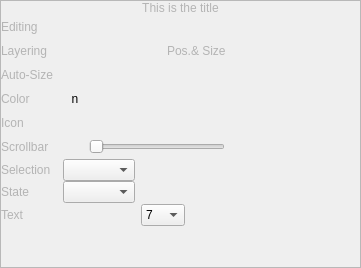
<?xml version="1.0" encoding="UTF-8"?>
<ui version="4.0">
 <class>Palette</class>
 <widget class="QWidget" name="Palette">
  <property name="enabled">
   <bool>true</bool>
  </property>
  <property name="geometry">
   <rect>
    <x>0</x>
    <y>0</y>
    <width>361</width>
    <height>268</height>
   </rect>
  </property>
  <property name="windowTitle">
   <string>Form</string>
  </property>
  <property name="styleSheet">
   <string notr="true"/>
  </property>
  <layout class="QHBoxLayout" name="horizontalLayout">
   <property name="spacing">
    <number>0</number>
   </property>
   <property name="margin">
    <number>0</number>
   </property>
   <item>
    <widget class="QFrame" name="frame">
     <property name="styleSheet">
      <string notr="true">.QFrame {
border-width:15px 18px 8px 15px;
border-image:url(:/icons/palettebg.png) 15 18 8 15 repeat stretch; 
}
QPushButton {
border: none;
padding: 3px 5px 3px 5px;
}
QPushButton:pressed {
padding: 4px 4px 2px 6px;
}
QPushButton:hover {
border: 1px solid #FF0;
}
QPushButton:checked {
border: 1px solid #FF0;
padding: 4px 4px 2px 6px;
}
QLabel
{
color: rgb(180, 180, 180);
font: 12pt &quot;Cambria&quot;;
}
QLabel#labelPosSize
{
color: rgb(180, 180, 180);
font: 9pt &quot;Cambria&quot;;
}
QPushButton#btnColor
{
	font: 16pt &quot;Wingdings&quot;;
}</string>
     </property>
     <property name="frameShape">
      <enum>QFrame::StyledPanel</enum>
     </property>
     <property name="frameShadow">
      <enum>QFrame::Raised</enum>
     </property>
     <layout class="QFormLayout" name="formLayout">
      <property name="fieldGrowthPolicy">
       <enum>QFormLayout::AllNonFixedFieldsGrow</enum>
      </property>
      <property name="horizontalSpacing">
       <number>2</number>
      </property>
      <property name="verticalSpacing">
       <number>0</number>
      </property>
      <property name="margin">
       <number>0</number>
      </property>
      <item row="0" column="0" colspan="2">
       <widget class="QLabel" name="labelTitle">
        <property name="text">
         <string>This is the title</string>
        </property>
        <property name="alignment">
         <set>Qt::AlignCenter</set>
        </property>
       </widget>
      </item>
      <item row="1" column="0">
       <widget class="QLabel" name="labelEditing">
        <property name="text">
         <string>Editing</string>
        </property>
       </widget>
      </item>
      <item row="1" column="1">
       <layout class="QHBoxLayout" name="hLayoutEditing">
        <property name="spacing">
         <number>2</number>
        </property>
        <property name="topMargin">
         <number>0</number>
        </property>
        <property name="bottomMargin">
         <number>0</number>
        </property>
        <item>
         <widget class="QPushButton" name="btnUndo">
          <property name="minimumSize">
           <size>
            <width>24</width>
            <height>24</height>
           </size>
          </property>
          <property name="maximumSize">
           <size>
            <width>24</width>
            <height>24</height>
           </size>
          </property>
          <property name="cursor">
           <cursorShape>PointingHandCursor</cursorShape>
          </property>
          <property name="mouseTracking">
           <bool>false</bool>
          </property>
          <property name="toolTip">
           <string>Undo</string>
          </property>
          <property name="icon">
           <iconset resource="qmockups.qrc">
            <normaloff>:/icons/cc_undo.jpg</normaloff>:/icons/cc_undo.jpg</iconset>
          </property>
          <property name="iconSize">
           <size>
            <width>18</width>
            <height>18</height>
           </size>
          </property>
         </widget>
        </item>
        <item>
         <widget class="QPushButton" name="btnRedo">
          <property name="minimumSize">
           <size>
            <width>24</width>
            <height>24</height>
           </size>
          </property>
          <property name="maximumSize">
           <size>
            <width>24</width>
            <height>24</height>
           </size>
          </property>
          <property name="cursor">
           <cursorShape>PointingHandCursor</cursorShape>
          </property>
          <property name="mouseTracking">
           <bool>false</bool>
          </property>
          <property name="toolTip">
           <string>Redo</string>
          </property>
          <property name="icon">
           <iconset resource="qmockups.qrc">
            <normaloff>:/icons/cc_redo.jpg</normaloff>:/icons/cc_redo.jpg</iconset>
          </property>
          <property name="iconSize">
           <size>
            <width>18</width>
            <height>18</height>
           </size>
          </property>
         </widget>
        </item>
        <item>
         <widget class="QPushButton" name="btnCut">
          <property name="minimumSize">
           <size>
            <width>24</width>
            <height>24</height>
           </size>
          </property>
          <property name="maximumSize">
           <size>
            <width>24</width>
            <height>24</height>
           </size>
          </property>
          <property name="cursor">
           <cursorShape>PointingHandCursor</cursorShape>
          </property>
          <property name="mouseTracking">
           <bool>false</bool>
          </property>
          <property name="toolTip">
           <string>Cut</string>
          </property>
          <property name="icon">
           <iconset resource="qmockups.qrc">
            <normaloff>:/icons/cc_cut.jpg</normaloff>:/icons/cc_cut.jpg</iconset>
          </property>
          <property name="iconSize">
           <size>
            <width>18</width>
            <height>18</height>
           </size>
          </property>
         </widget>
        </item>
        <item>
         <widget class="QPushButton" name="btnCopy">
          <property name="minimumSize">
           <size>
            <width>24</width>
            <height>24</height>
           </size>
          </property>
          <property name="maximumSize">
           <size>
            <width>24</width>
            <height>24</height>
           </size>
          </property>
          <property name="cursor">
           <cursorShape>PointingHandCursor</cursorShape>
          </property>
          <property name="mouseTracking">
           <bool>false</bool>
          </property>
          <property name="toolTip">
           <string>Copy</string>
          </property>
          <property name="icon">
           <iconset resource="qmockups.qrc">
            <normaloff>:/icons/cc_copy.jpg</normaloff>:/icons/cc_copy.jpg</iconset>
          </property>
          <property name="iconSize">
           <size>
            <width>18</width>
            <height>18</height>
           </size>
          </property>
         </widget>
        </item>
        <item>
         <widget class="QPushButton" name="btnPaste">
          <property name="minimumSize">
           <size>
            <width>24</width>
            <height>24</height>
           </size>
          </property>
          <property name="maximumSize">
           <size>
            <width>24</width>
            <height>24</height>
           </size>
          </property>
          <property name="cursor">
           <cursorShape>PointingHandCursor</cursorShape>
          </property>
          <property name="mouseTracking">
           <bool>false</bool>
          </property>
          <property name="toolTip">
           <string>Paste</string>
          </property>
          <property name="icon">
           <iconset resource="qmockups.qrc">
            <normaloff>:/icons/cc_paste.jpg</normaloff>:/icons/cc_paste.jpg</iconset>
          </property>
          <property name="iconSize">
           <size>
            <width>18</width>
            <height>18</height>
           </size>
          </property>
         </widget>
        </item>
        <item>
         <widget class="QPushButton" name="btnDelete">
          <property name="minimumSize">
           <size>
            <width>24</width>
            <height>24</height>
           </size>
          </property>
          <property name="maximumSize">
           <size>
            <width>24</width>
            <height>24</height>
           </size>
          </property>
          <property name="cursor">
           <cursorShape>PointingHandCursor</cursorShape>
          </property>
          <property name="mouseTracking">
           <bool>false</bool>
          </property>
          <property name="toolTip">
           <string>Delete</string>
          </property>
          <property name="icon">
           <iconset resource="qmockups.qrc">
            <normaloff>:/icons/cc_delete.jpg</normaloff>:/icons/cc_delete.jpg</iconset>
          </property>
          <property name="iconSize">
           <size>
            <width>18</width>
            <height>18</height>
           </size>
          </property>
         </widget>
        </item>
        <item>
         <widget class="QPushButton" name="btnGroup">
          <property name="minimumSize">
           <size>
            <width>24</width>
            <height>24</height>
           </size>
          </property>
          <property name="maximumSize">
           <size>
            <width>24</width>
            <height>24</height>
           </size>
          </property>
          <property name="cursor">
           <cursorShape>PointingHandCursor</cursorShape>
          </property>
          <property name="mouseTracking">
           <bool>false</bool>
          </property>
          <property name="toolTip">
           <string>Group</string>
          </property>
          <property name="icon">
           <iconset resource="qmockups.qrc">
            <normaloff>:/icons/cc_combine.jpg</normaloff>:/icons/cc_combine.jpg</iconset>
          </property>
          <property name="iconSize">
           <size>
            <width>18</width>
            <height>18</height>
           </size>
          </property>
         </widget>
        </item>
        <item>
         <widget class="QPushButton" name="btnUngroup">
          <property name="minimumSize">
           <size>
            <width>24</width>
            <height>24</height>
           </size>
          </property>
          <property name="maximumSize">
           <size>
            <width>24</width>
            <height>24</height>
           </size>
          </property>
          <property name="cursor">
           <cursorShape>PointingHandCursor</cursorShape>
          </property>
          <property name="mouseTracking">
           <bool>false</bool>
          </property>
          <property name="toolTip">
           <string>Ungroup</string>
          </property>
          <property name="icon">
           <iconset resource="qmockups.qrc">
            <normaloff>:/icons/cc_devide.jpg</normaloff>:/icons/cc_devide.jpg</iconset>
          </property>
          <property name="iconSize">
           <size>
            <width>18</width>
            <height>18</height>
           </size>
          </property>
         </widget>
        </item>
        <item>
         <widget class="QPushButton" name="btnLock">
          <property name="minimumSize">
           <size>
            <width>24</width>
            <height>24</height>
           </size>
          </property>
          <property name="maximumSize">
           <size>
            <width>24</width>
            <height>24</height>
           </size>
          </property>
          <property name="cursor">
           <cursorShape>PointingHandCursor</cursorShape>
          </property>
          <property name="mouseTracking">
           <bool>false</bool>
          </property>
          <property name="toolTip">
           <string>Lock</string>
          </property>
          <property name="icon">
           <iconset resource="qmockups.qrc">
            <normaloff>:/icons/cc_lock.jpg</normaloff>:/icons/cc_lock.jpg</iconset>
          </property>
          <property name="iconSize">
           <size>
            <width>18</width>
            <height>18</height>
           </size>
          </property>
         </widget>
        </item>
        <item>
         <spacer name="horizontalSpacer_4">
          <property name="orientation">
           <enum>Qt::Horizontal</enum>
          </property>
          <property name="sizeHint" stdset="0">
           <size>
            <width>40</width>
            <height>20</height>
           </size>
          </property>
         </spacer>
        </item>
       </layout>
      </item>
      <item row="2" column="0">
       <widget class="QLabel" name="labelLayering">
        <property name="text">
         <string>Layering    </string>
        </property>
       </widget>
      </item>
      <item row="2" column="1">
       <layout class="QHBoxLayout" name="hlayoutLayering">
        <property name="spacing">
         <number>2</number>
        </property>
        <property name="topMargin">
         <number>0</number>
        </property>
        <property name="bottomMargin">
         <number>0</number>
        </property>
        <item>
         <widget class="QPushButton" name="btnFront">
          <property name="minimumSize">
           <size>
            <width>24</width>
            <height>24</height>
           </size>
          </property>
          <property name="maximumSize">
           <size>
            <width>24</width>
            <height>24</height>
           </size>
          </property>
          <property name="cursor">
           <cursorShape>PointingHandCursor</cursorShape>
          </property>
          <property name="mouseTracking">
           <bool>false</bool>
          </property>
          <property name="toolTip">
           <string>Front</string>
          </property>
          <property name="icon">
           <iconset resource="qmockups.qrc">
            <normaloff>:/icons/cc_front.jpg</normaloff>:/icons/cc_front.jpg</iconset>
          </property>
          <property name="iconSize">
           <size>
            <width>20</width>
            <height>20</height>
           </size>
          </property>
         </widget>
        </item>
        <item>
         <widget class="QPushButton" name="btnBack">
          <property name="minimumSize">
           <size>
            <width>24</width>
            <height>24</height>
           </size>
          </property>
          <property name="maximumSize">
           <size>
            <width>24</width>
            <height>24</height>
           </size>
          </property>
          <property name="cursor">
           <cursorShape>PointingHandCursor</cursorShape>
          </property>
          <property name="mouseTracking">
           <bool>false</bool>
          </property>
          <property name="toolTip">
           <string>Back</string>
          </property>
          <property name="icon">
           <iconset resource="qmockups.qrc">
            <normaloff>:/icons/cc_back.png</normaloff>:/icons/cc_back.png</iconset>
          </property>
          <property name="iconSize">
           <size>
            <width>20</width>
            <height>20</height>
           </size>
          </property>
         </widget>
        </item>
        <item>
         <widget class="QPushButton" name="btnUp">
          <property name="minimumSize">
           <size>
            <width>24</width>
            <height>24</height>
           </size>
          </property>
          <property name="maximumSize">
           <size>
            <width>24</width>
            <height>24</height>
           </size>
          </property>
          <property name="cursor">
           <cursorShape>PointingHandCursor</cursorShape>
          </property>
          <property name="mouseTracking">
           <bool>false</bool>
          </property>
          <property name="toolTip">
           <string>Move up</string>
          </property>
          <property name="icon">
           <iconset resource="qmockups.qrc">
            <normaloff>:/icons/cc_on.jpg</normaloff>:/icons/cc_on.jpg</iconset>
          </property>
          <property name="iconSize">
           <size>
            <width>20</width>
            <height>20</height>
           </size>
          </property>
         </widget>
        </item>
        <item>
         <widget class="QPushButton" name="btnDown">
          <property name="minimumSize">
           <size>
            <width>24</width>
            <height>24</height>
           </size>
          </property>
          <property name="maximumSize">
           <size>
            <width>24</width>
            <height>24</height>
           </size>
          </property>
          <property name="cursor">
           <cursorShape>PointingHandCursor</cursorShape>
          </property>
          <property name="mouseTracking">
           <bool>false</bool>
          </property>
          <property name="toolTip">
           <string>Move down</string>
          </property>
          <property name="icon">
           <iconset resource="qmockups.qrc">
            <normaloff>:/icons/cc_under.jpg</normaloff>:/icons/cc_under.jpg</iconset>
          </property>
          <property name="iconSize">
           <size>
            <width>20</width>
            <height>20</height>
           </size>
          </property>
         </widget>
        </item>
        <item>
         <widget class="QLabel" name="labelPosSize">
          <property name="text">
           <string>Pos.&amp; Size</string>
          </property>
         </widget>
        </item>
        <item>
         <spacer name="horizontalSpacer_5">
          <property name="orientation">
           <enum>Qt::Horizontal</enum>
          </property>
          <property name="sizeHint" stdset="0">
           <size>
            <width>40</width>
            <height>1</height>
           </size>
          </property>
         </spacer>
        </item>
       </layout>
      </item>
      <item row="3" column="0">
       <widget class="QLabel" name="labelAutoSize">
        <property name="text">
         <string>Auto-Size</string>
        </property>
        <property name="key" stdset="0">
         <string>autosize</string>
        </property>
       </widget>
      </item>
      <item row="3" column="1">
       <layout class="QHBoxLayout" name="hlayoutAutoSize">
        <property name="spacing">
         <number>2</number>
        </property>
        <property name="topMargin">
         <number>0</number>
        </property>
        <property name="bottomMargin">
         <number>0</number>
        </property>
        <item>
         <widget class="QPushButton" name="btnAutoSize">
          <property name="minimumSize">
           <size>
            <width>24</width>
            <height>24</height>
           </size>
          </property>
          <property name="maximumSize">
           <size>
            <width>24</width>
            <height>24</height>
           </size>
          </property>
          <property name="icon">
           <iconset resource="qmockups.qrc">
            <normaloff>:/icons/prop_autosize.png</normaloff>:/icons/prop_autosize.png</iconset>
          </property>
          <property name="iconSize">
           <size>
            <width>20</width>
            <height>20</height>
           </size>
          </property>
          <property name="key" stdset="0">
           <string>autosize</string>
          </property>
         </widget>
        </item>
        <item>
         <spacer name="horizontalSpacer">
          <property name="orientation">
           <enum>Qt::Horizontal</enum>
          </property>
          <property name="sizeHint" stdset="0">
           <size>
            <width>40</width>
            <height>0</height>
           </size>
          </property>
         </spacer>
        </item>
       </layout>
      </item>
      <item row="6" column="0">
       <widget class="QLabel" name="labelScrollbar">
        <property name="text">
         <string>Scrollbar</string>
        </property>
        <property name="key" stdset="0">
         <string>vscrollbar,hscrollbar</string>
        </property>
       </widget>
      </item>
      <item row="6" column="1">
       <layout class="QHBoxLayout" name="hlayoutScrollbar">
        <property name="spacing">
         <number>2</number>
        </property>
        <property name="topMargin">
         <number>0</number>
        </property>
        <property name="bottomMargin">
         <number>0</number>
        </property>
        <item>
         <widget class="QPushButton" name="btnVScrollbar">
          <property name="minimumSize">
           <size>
            <width>24</width>
            <height>24</height>
           </size>
          </property>
          <property name="maximumSize">
           <size>
            <width>24</width>
            <height>24</height>
           </size>
          </property>
          <property name="text">
           <string/>
          </property>
          <property name="icon">
           <iconset resource="qmockups.qrc">
            <normaloff>:/icons/prop_vscrollbar.png</normaloff>:/icons/prop_vscrollbar.png</iconset>
          </property>
          <property name="iconSize">
           <size>
            <width>20</width>
            <height>20</height>
           </size>
          </property>
          <property name="checkable">
           <bool>true</bool>
          </property>
          <property name="key" stdset="0">
           <string>vscrollbar</string>
          </property>
         </widget>
        </item>
        <item>
         <widget class="QSlider" name="sliderValue">
          <property name="orientation">
           <enum>Qt::Horizontal</enum>
          </property>
          <property name="key" stdset="0">
           <string>value</string>
          </property>
         </widget>
        </item>
        <item>
         <spacer name="horizontalSpacer_2">
          <property name="orientation">
           <enum>Qt::Horizontal</enum>
          </property>
          <property name="sizeHint" stdset="0">
           <size>
            <width>40</width>
            <height>0</height>
           </size>
          </property>
         </spacer>
        </item>
       </layout>
      </item>
      <item row="7" column="0">
       <widget class="QLabel" name="labelSelection">
        <property name="text">
         <string>Selection</string>
        </property>
        <property name="key" stdset="0">
         <string>selection</string>
        </property>
       </widget>
      </item>
      <item row="7" column="1">
       <layout class="QHBoxLayout" name="hlayoutSelection">
        <property name="spacing">
         <number>2</number>
        </property>
        <property name="topMargin">
         <number>0</number>
        </property>
        <property name="bottomMargin">
         <number>0</number>
        </property>
        <item>
         <widget class="QComboBox" name="cmbSelection">
          <property name="key" stdset="0">
           <string>selection</string>
          </property>
         </widget>
        </item>
        <item>
         <spacer name="horizontalSpacer_3">
          <property name="orientation">
           <enum>Qt::Horizontal</enum>
          </property>
          <property name="sizeHint" stdset="0">
           <size>
            <width>40</width>
            <height>0</height>
           </size>
          </property>
         </spacer>
        </item>
       </layout>
      </item>
      <item row="9" column="0">
       <widget class="QLabel" name="labelTextFont">
        <property name="text">
         <string>Text</string>
        </property>
       </widget>
      </item>
      <item row="9" column="1">
       <layout class="QHBoxLayout" name="hlayoutFont">
        <property name="spacing">
         <number>2</number>
        </property>
        <property name="topMargin">
         <number>0</number>
        </property>
        <property name="bottomMargin">
         <number>0</number>
        </property>
        <item>
         <widget class="QPushButton" name="btnFontBold">
          <property name="minimumSize">
           <size>
            <width>24</width>
            <height>24</height>
           </size>
          </property>
          <property name="maximumSize">
           <size>
            <width>24</width>
            <height>24</height>
           </size>
          </property>
          <property name="text">
           <string/>
          </property>
          <property name="icon">
           <iconset resource="qmockups.qrc">
            <normaloff>:/icons/prop_fontbold.png</normaloff>:/icons/prop_fontbold.png</iconset>
          </property>
          <property name="iconSize">
           <size>
            <width>20</width>
            <height>20</height>
           </size>
          </property>
          <property name="checkable">
           <bool>true</bool>
          </property>
         </widget>
        </item>
        <item>
         <widget class="QPushButton" name="btnFontItalic">
          <property name="minimumSize">
           <size>
            <width>24</width>
            <height>24</height>
           </size>
          </property>
          <property name="maximumSize">
           <size>
            <width>24</width>
            <height>24</height>
           </size>
          </property>
          <property name="text">
           <string/>
          </property>
          <property name="icon">
           <iconset resource="qmockups.qrc">
            <normaloff>:/icons/prop_fontitalic.png</normaloff>:/icons/prop_fontitalic.png</iconset>
          </property>
          <property name="iconSize">
           <size>
            <width>20</width>
            <height>20</height>
           </size>
          </property>
          <property name="checkable">
           <bool>true</bool>
          </property>
         </widget>
        </item>
        <item>
         <widget class="QPushButton" name="btnFontUnderline">
          <property name="minimumSize">
           <size>
            <width>24</width>
            <height>24</height>
           </size>
          </property>
          <property name="maximumSize">
           <size>
            <width>24</width>
            <height>24</height>
           </size>
          </property>
          <property name="text">
           <string/>
          </property>
          <property name="icon">
           <iconset resource="qmockups.qrc">
            <normaloff>:/icons/prop_fontunderline.png</normaloff>:/icons/prop_fontunderline.png</iconset>
          </property>
          <property name="iconSize">
           <size>
            <width>20</width>
            <height>20</height>
           </size>
          </property>
          <property name="checkable">
           <bool>true</bool>
          </property>
         </widget>
        </item>
        <item>
         <widget class="QComboBox" name="cmbFontSize">
          <item>
           <property name="text">
            <string>7</string>
           </property>
          </item>
          <item>
           <property name="text">
            <string>8</string>
           </property>
          </item>
          <item>
           <property name="text">
            <string>9</string>
           </property>
          </item>
          <item>
           <property name="text">
            <string>10</string>
           </property>
          </item>
          <item>
           <property name="text">
            <string>11</string>
           </property>
          </item>
          <item>
           <property name="text">
            <string>12</string>
           </property>
          </item>
          <item>
           <property name="text">
            <string>14</string>
           </property>
          </item>
          <item>
           <property name="text">
            <string>15</string>
           </property>
          </item>
          <item>
           <property name="text">
            <string>16</string>
           </property>
          </item>
          <item>
           <property name="text">
            <string>18</string>
           </property>
          </item>
          <item>
           <property name="text">
            <string>20</string>
           </property>
          </item>
          <item>
           <property name="text">
            <string>24</string>
           </property>
          </item>
          <item>
           <property name="text">
            <string>28</string>
           </property>
          </item>
          <item>
           <property name="text">
            <string>32</string>
           </property>
          </item>
          <item>
           <property name="text">
            <string>36</string>
           </property>
          </item>
          <item>
           <property name="text">
            <string>40</string>
           </property>
          </item>
          <item>
           <property name="text">
            <string>48</string>
           </property>
          </item>
          <item>
           <property name="text">
            <string>56</string>
           </property>
          </item>
          <item>
           <property name="text">
            <string>64</string>
           </property>
          </item>
          <item>
           <property name="text">
            <string>72</string>
           </property>
          </item>
          <item>
           <property name="text">
            <string>81</string>
           </property>
          </item>
         </widget>
        </item>
        <item>
         <spacer name="horizontalSpacer_6">
          <property name="orientation">
           <enum>Qt::Horizontal</enum>
          </property>
          <property name="sizeHint" stdset="0">
           <size>
            <width>40</width>
            <height>0</height>
           </size>
          </property>
         </spacer>
        </item>
       </layout>
      </item>
      <item row="4" column="0">
       <widget class="QLabel" name="labelColor">
        <property name="text">
         <string>Color</string>
        </property>
       </widget>
      </item>
      <item row="4" column="1">
       <layout class="QHBoxLayout" name="hLayoutColor">
        <property name="spacing">
         <number>2</number>
        </property>
        <property name="topMargin">
         <number>0</number>
        </property>
        <property name="bottomMargin">
         <number>0</number>
        </property>
        <item>
         <widget class="QPushButton" name="btnColor">
          <property name="minimumSize">
           <size>
            <width>24</width>
            <height>24</height>
           </size>
          </property>
          <property name="maximumSize">
           <size>
            <width>24</width>
            <height>24</height>
           </size>
          </property>
          <property name="text">
           <string>n</string>
          </property>
          <property name="iconSize">
           <size>
            <width>20</width>
            <height>20</height>
           </size>
          </property>
         </widget>
        </item>
        <item>
         <spacer name="horizontalSpacer_7">
          <property name="orientation">
           <enum>Qt::Horizontal</enum>
          </property>
          <property name="sizeHint" stdset="0">
           <size>
            <width>40</width>
            <height>0</height>
           </size>
          </property>
         </spacer>
        </item>
       </layout>
      </item>
      <item row="5" column="0">
       <widget class="QLabel" name="labelIcon">
        <property name="text">
         <string>Icon</string>
        </property>
       </widget>
      </item>
      <item row="5" column="1">
       <layout class="QHBoxLayout" name="hLayoutIcon">
        <property name="spacing">
         <number>2</number>
        </property>
        <property name="topMargin">
         <number>0</number>
        </property>
        <property name="bottomMargin">
         <number>0</number>
        </property>
        <item>
         <widget class="QPushButton" name="btnIcon">
          <property name="minimumSize">
           <size>
            <width>24</width>
            <height>24</height>
           </size>
          </property>
          <property name="maximumSize">
           <size>
            <width>24</width>
            <height>24</height>
           </size>
          </property>
          <property name="text">
           <string/>
          </property>
          <property name="icon">
           <iconset resource="qmockups.qrc">
            <normaloff>:/icons/circle.png</normaloff>:/icons/circle.png</iconset>
          </property>
          <property name="iconSize">
           <size>
            <width>20</width>
            <height>20</height>
           </size>
          </property>
         </widget>
        </item>
        <item>
         <spacer name="horizontalSpacer_8">
          <property name="orientation">
           <enum>Qt::Horizontal</enum>
          </property>
          <property name="sizeHint" stdset="0">
           <size>
            <width>40</width>
            <height>0</height>
           </size>
          </property>
         </spacer>
        </item>
       </layout>
      </item>
      <item row="8" column="0">
       <widget class="QLabel" name="labelState">
        <property name="text">
         <string>State</string>
        </property>
       </widget>
      </item>
      <item row="8" column="1">
       <layout class="QHBoxLayout" name="hLayoutState">
        <property name="spacing">
         <number>2</number>
        </property>
        <property name="topMargin">
         <number>0</number>
        </property>
        <property name="bottomMargin">
         <number>0</number>
        </property>
        <item>
         <widget class="QComboBox" name="cmbState"/>
        </item>
        <item>
         <spacer name="horizontalSpacer_9">
          <property name="orientation">
           <enum>Qt::Horizontal</enum>
          </property>
          <property name="sizeHint" stdset="0">
           <size>
            <width>40</width>
            <height>0</height>
           </size>
          </property>
         </spacer>
        </item>
       </layout>
      </item>
     </layout>
    </widget>
   </item>
  </layout>
 </widget>
 <resources>
  <include location="qmockups.qrc"/>
 </resources>
 <connections/>
</ui>
